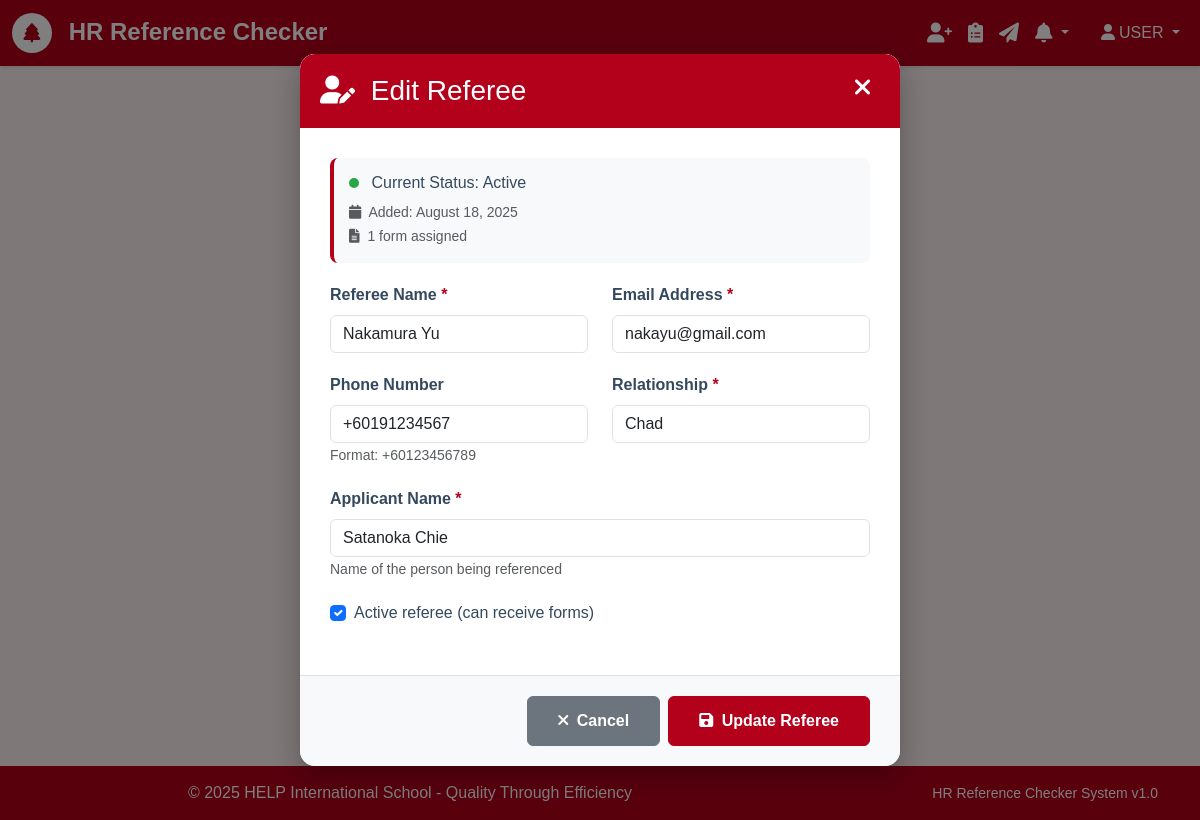
Screenshot of /referees/16/edit/ (signed in) with the database file from the repository.
### authentication/models.py (models this page shows, shortened)
class User(AbstractUser):
    email = models.EmailField(unique=True)
    is_active = models.BooleanField(default=True)
    created_at = models.DateTimeField(auto_now_add=True)
    USERNAME_FIELD = 'email'
    REQUIRED_FIELDS = ['username']
    class Meta:
        db_table = 'auth_user'
        verbose_name = 'User'
        verbose_name_plural = 'Users'

### referees/models.py (models this page shows, shortened)
class Referee(models.Model):
    name = models.CharField(max_length=255)
    email = models.EmailField()
    phone_regex = RegexValidator(
        regex=r'^\+?1?\d{9,15}$',
        message="Phone number must be entered in the format: '+999999999'. Up to 15 digits allowed."
    )
    phone = models.CharField(validators=[phone_regex], max_length=17, blank=True)
    relationship = models.CharField(max_length=100, help_text="e.g., Former Manager, Colleague, etc.")
    applicant_name = models.CharField(max_length=255, help_text="Name of the person being referenced")
    created_at = models.DateTimeField(auto_now_add=True)
    is_active = models.BooleanField(default=True)
    class Meta:
        ordering = ['-created_at']
        verbose_name = 'Referee'
        verbose_name_plural = 'Referees'

### referees/views.py (the view, shortened to what this page needs)
# urls.py: path('<int:pk>/edit/', views.RefereeUpdateView.as_view(), name='edit'),
class RefereeUpdateView(LoginRequiredMixin, UpdateView):
    model = Referee
    form_class = RefereeForm
    template_name = 'referees/edit.html'
    success_url = reverse_lazy('referees:list')
    def get_context_data(self, **kwargs):
        context = super().get_context_data(**kwargs)
        context['modal_mode'] = True
        return context

### core/models.py (called while the page is built)
    @classmethod
    def get_unread_count(cls, user):
        return cls.objects.filter(user=user, is_read=False, is_dismissed=False).count()

    @classmethod
    def get_recent_notifications(cls, user, limit=10):
        return cls.objects.filter(user=user, is_dismissed=False).order_by('-created_at')[:limit]

### templates/referees/edit.html (shortened to what this page needs)
{% extends 'base.html' %}
{% block content %}
<div class="modal-backdrop" id="editRefereeModal">
    <div class="modal-content">
        <div class="modal-header">
            <h3 class="mb-0">
                <i class="fas fa-user-edit me-2"></i>
                Edit Referee
            </h3>
            <button type="button" class="close-btn" onclick="closeModal()">
                <i class="fas fa-times"></i>
            </button>
        </div>
        <form method="post" id="refereeForm">
            <div class="modal-body">
                <div class="referee-info">
                    <h6 class="mb-2">
                        <span class="status-indicator {% if object.is_active %}status-active{% else %}status-inactive{% endif %}"></span>
                        Current Status: {% if object.is_active %}Active{% else %}Inactive{% endif %}
                    </h6>
                    <small class="text-muted">
                        <i class="fas fa-calendar me-1"></i>
                        Added: {{ object.created_at|date:"F d, Y" }}
                        {% if object.form_set.count > 0 %}
                        <br>
                        <i class="fas fa-file-alt me-1"></i>
                        {{ object.form_set.count }} form{{ object.form_set.count|pluralize }} assigned
                        {% endif %}
                    </small>
                </div>
                <div class="row">
                    <div class="col-md-6">
                        <div class="form-group">
                            <label for="{{ form.name.id_for_label }}" class="form-label">
                                Referee Name <span class="required-field">*</span>
                            </label>
                            {{ form.name }}
                        </div>
                    </div>
                    <div class="col-md-6">
                        <div class="form-group">
                            <label for="{{ form.email.id_for_label }}" class="form-label">
                                Email Address <span class="required-field">*</span>
                            </label>
                            {{ form.email }}
                        </div>
                    </div>
                </div>
                <div class="row">
                    <div class="col-md-6">
                        <div class="form-group">
                            <label for="{{ form.phone.id_for_label }}" class="form-label">
                                Phone Number
                            </label>
                            {{ form.phone }}
                            <small class="text-muted">Format: +60123456789</small>
                        </div>
                    </div>
                    <div class="col-md-6">
                        <div class="form-group">
                            <label for="{{ form.relationship.id_for_label }}" class="form-label">
                                Relationship <span class="required-field">*</span>
                            </label>
                            {{ form.relationship }}
                        </div>
                    </div>
                </div>
                <div class="form-group">
                    <label for="{{ form.applicant_name.id_for_label }}" class="form-label">
                        Applicant Name <span class="required-field">*</span>
                    </label>
                    {{ form.applicant_name }}
                    <small class="text-muted">Name of the person being referenced</small>
                </div>
                <div class="form-group">
                    <div class="form-check">
                        {{ form.is_active }}
                        <label class="form-check-label" for="{{ form.is_active.id_for_label }}">
                            Active referee (can receive forms)
                        </label>
                    </div>
                </div>
            </div>
            <div class="modal-footer">
                <button type="button" class="btn btn-secondary me-2" onclick="closeModal()">
                    <i class="fas fa-times me-1"></i>
                    Cancel
                </button>
                <button type="submit" class="btn btn-primary">
                    <i class="fas fa-save me-1"></i>
                    Update Referee
                </button>
            </div>
        </form>
    </div>
</div>
{% endblock %}

### templates/base.html (shortened to what this page needs)
<!DOCTYPE html>
<html lang="en">
<head>
    <link href="https://cdn.jsdelivr.net/npm/bootstrap@5.3.0/dist/css/bootstrap.min.css" rel="stylesheet">
    <link href="https://cdnjs.cloudflare.com/ajax/libs/font-awesome/6.0.0/css/all.min.css" rel="stylesheet">
</head>
<body>
    <nav class="navbar navbar-expand-lg navbar-dark">
        <div class="container-fluid">
            <a class="navbar-brand" href="{% url 'core:home' %}">
                <span class="help-logo">
                    <i class="fas fa-tree"></i>
                </span>
                HR Reference Checker
            </a>
            <div class="collapse navbar-collapse" id="navbarNav">
                {% if user.is_authenticated %}
                    <ul class="navbar-nav me-3">
                        <li class="nav-item">
                            <a class="nav-link" href="{% url 'referees:list' %}" title="Manage Referees">
                                <i class="fas fa-user-plus fa-lg"></i>
                            </a>
                        </li>
                        <li class="nav-item">
                            <a class="nav-link" href="{% url 'form_templates:list' %}" title="Manage Templates">
                                <i class="fas fa-clipboard-list fa-lg"></i>
                            </a>
                        </li>
                        <li class="nav-item">
                            <a class="nav-link" href="{% url 'forms:list' %}" title="Assign Forms">
                                <i class="fas fa-paper-plane fa-lg"></i>
                            </a>
                        </li>
                        <li class="nav-item dropdown">
                            <a class="nav-link dropdown-toggle position-relative" href="#" title="Notifications" role="button" data-bs-toggle="dropdown" id="notificationDropdown">
                                <i class="fas fa-bell fa-lg"></i>
                            </a>
                        </li>
                    </ul>
                {% endif %}
                <ul class="navbar-nav">
                    {% if user.is_authenticated %}
                        <li class="nav-item dropdown">
                            <a class="nav-link dropdown-toggle" href="#" id="navbarDropdown" role="button" data-bs-toggle="dropdown">
                                <i class="fas fa-user me-1"></i>{{ user.first_name|upper|default:"USER" }}
                            </a>
                        </li>
                    {% else %}
                        <li class="nav-item">
                            <a class="nav-link" href="{% url 'authentication:login' %}">
                                <i class="fas fa-sign-in-alt me-1"></i>Login
                            </a>
                        </li>
                    {% endif %}
                </ul>
            </div>
        </div>
    </nav>
    <div class="main-content-area">
        {% block content %}{% endblock %}
    </div>
    <footer class="footer">
        <div class="container">
            <div class="row">
                <div class="col-md-8">
                    <p class="mb-0">&copy; 2025 HELP International School - Quality Through Efficiency</p>
                </div>
                <div class="col-md-4 text-end">
                    <small>HR Reference Checker System v1.0</small>
                </div>
            </div>
        </div>
    </footer>
</body>
</html>

### templates/base.html (style rules this page uses)
:root { --help-red: #B3001B; --help-light-pink: #FFF1F1; --help-white: #FFFFFF; --help-light-gray: #FEFEFE; --help-gray: #DEE2E6; --help-dark-gray: #34495E; --help-green: #4CAF50; --help-blue: #35F33C; }
body { font-family: 'Pragati Narrow', Arial, sans-serif; background-color: var(--help-light-pink); color: var(--help-dark-gray); }
.navbar { background-color: var(--help-red) !important; box-shadow: 0 2px 4px rgba(0,0,0,0.1); }
.navbar-brand { font-weight: bold; color: var(--help-white) !important; font-size: 1.5rem; }
.nav-link { color: var(--help-white) !important; font-weight: 500; }
.btn-primary { background-color: var(--help-red); border-color: var(--help-red); }
.help-logo { width: 40px; height: 40px; background-color: var(--help-white); border-radius: 50%; display: inline-flex; align-items: center; justify-content: center; margin-right: 10px; }
.help-logo i { color: var(--help-red); font-size: 1.2rem; }
.footer { background-color: var(--help-red); color: var(--help-white); text-align: center; padding: 15px 0; margin-top: 40px; }
.main-content-area { min-height: calc(100vh - 140px); }
.btn { transition: all 0.2s ease; }
.nav-link { transition: transform 0.2s ease; }

### templates/referees/edit.html (style rules this page uses)
.modal-backdrop { position: fixed; top: 0; left: 0; width: 100%; height: 100%; background-color: rgba(0, 0, 0, 0.5); display: flex; justify-content: center; align-items: center; z-index: 1050; }
.modal-content { background: white; border-radius: 15px; width: 90%; max-width: 600px; max-height: 90vh; overflow-y: auto; box-shadow: 0 10px 30px rgba(0, 0, 0, 0.3); animation: modalSlideIn 0.3s ease-out; }
.modal-header { background-color: var(--help-red); color: white; padding: 20px; border-radius: 15px 15px 0 0; position: relative; }
.modal-body { padding: 30px; }
.modal-footer { padding: 20px 30px; border-top: 1px solid #dee2e6; background-color: #f8f9fa; border-radius: 0 0 15px 15px; }
.close-btn { position: absolute; top: 15px; right: 20px; background: none; border: none; color: white; font-size: 1.5rem; cursor: pointer; padding: 5px; border-radius: 50%; width: 35px; height: 35px; display: flex; align-items: center; justify-content: center; }
.form-group { margin-bottom: 20px; }
.form-label { font-weight: 600; color: var(--help-dark-gray); margin-bottom: 8px; }
.required-field { color: var(--help-red); }
.btn-primary { background-color: var(--help-red); border-color: var(--help-red); padding: 12px 30px; font-weight: 600; }
.btn-secondary { padding: 12px 30px; font-weight: 600; }
.referee-info { background-color: #f8f9fa; border-radius: 8px; padding: 15px; margin-bottom: 20px; border-left: 4px solid var(--help-red); }
.status-indicator { display: inline-block; width: 10px; height: 10px; border-radius: 50%; margin-right: 8px; }
.status-active { background-color: #28a745; }

### rows the page displays
Referee: created_at "August 18, 2025", form_set.count "1", name "Nakamura Yu", email "nakayu@gmail.com", phone "+60191234567", relationship "Chad", applicant_name "Satanoka Chie", is_active "☑"

### other values shown
{{ user.first_name|upper|default:"USER" }} "USER"
